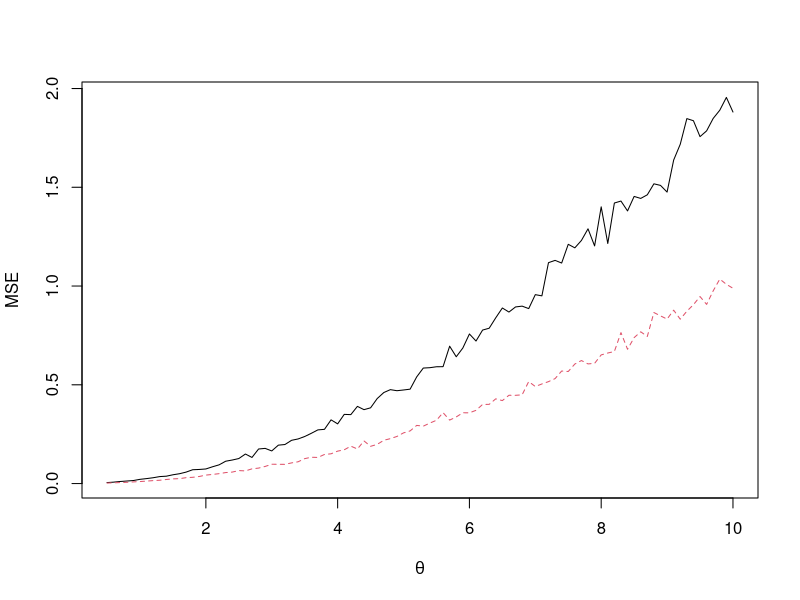
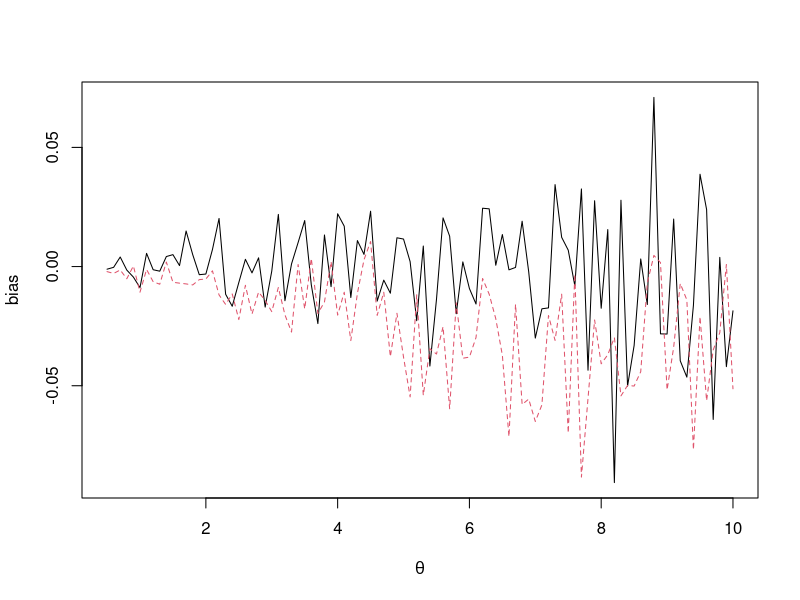
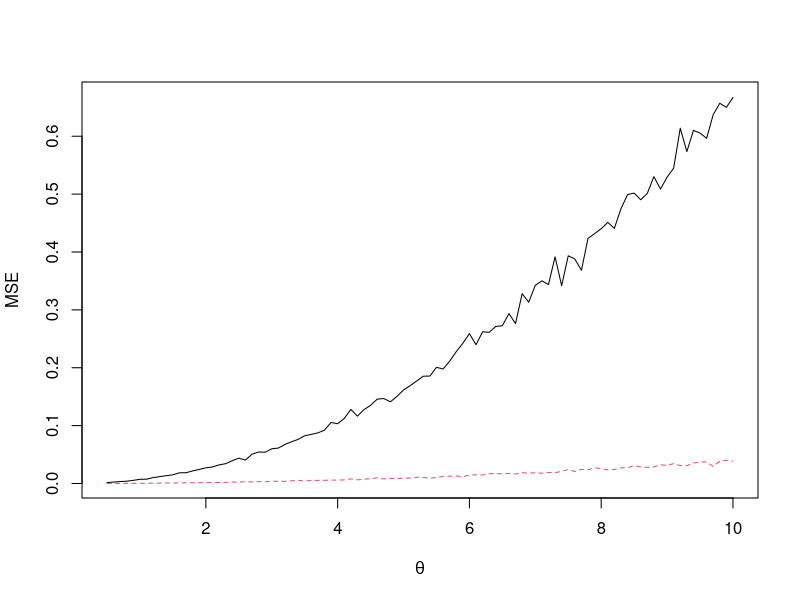
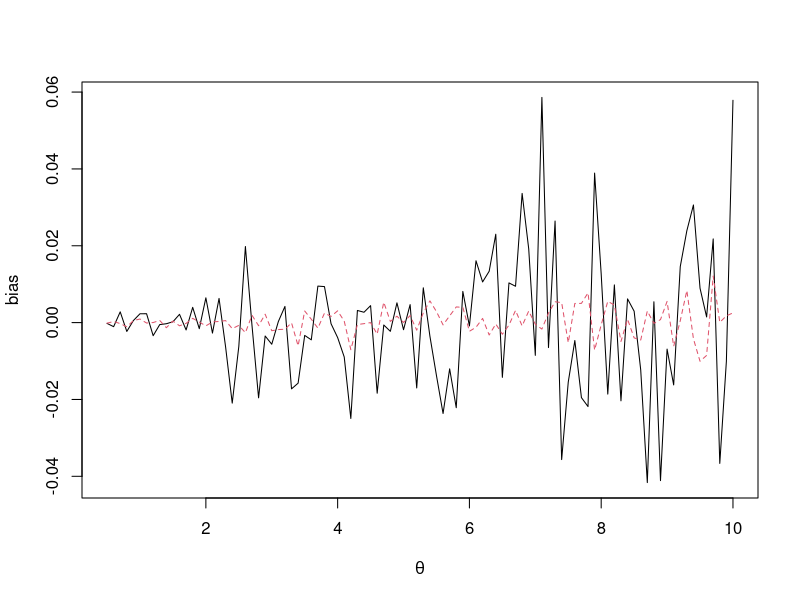
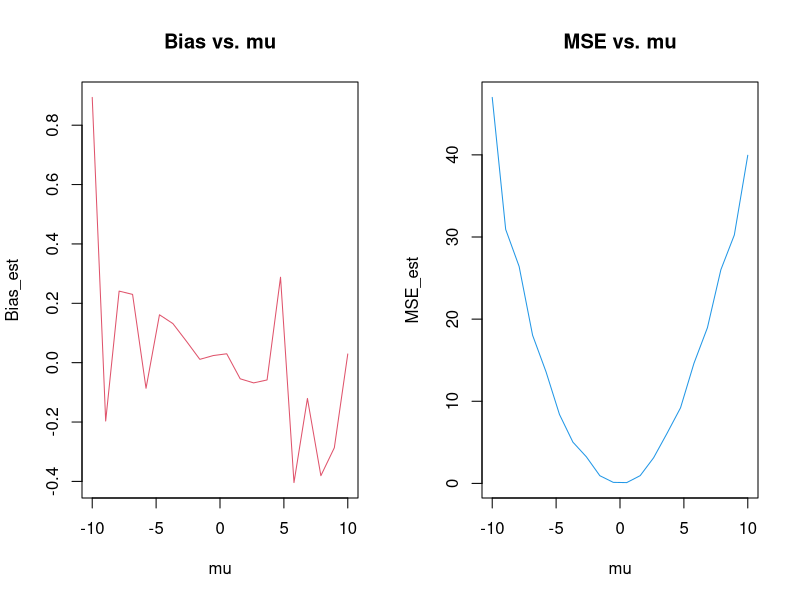
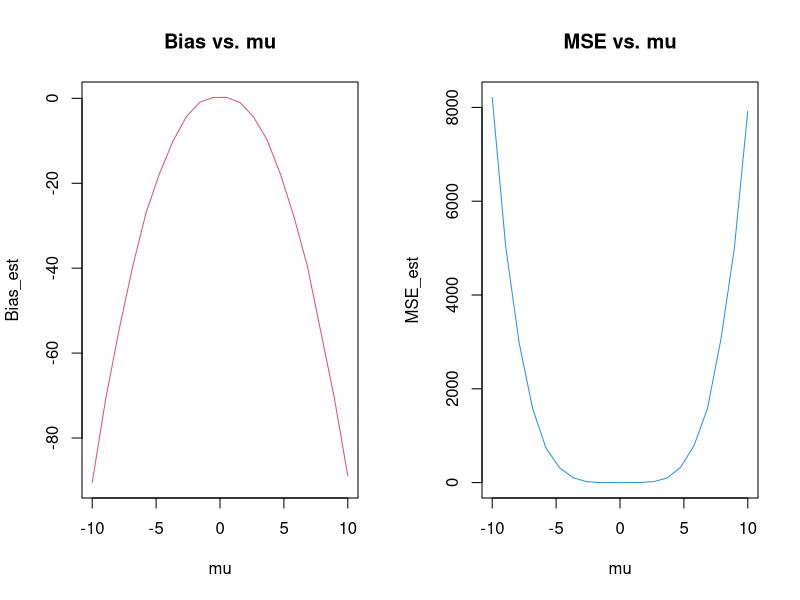

Write the R code that produced these figures, in order.

###############################################################
#Q1
###############################################################

## Number of replicates
num_replicate <- 1000
## Number of samples
n <- 50
## Different thetas
thetas <- seq(0.5, 10, by=0.1)
num_theta <- length(thetas)

## Initialize MSEs
MSE <- matrix(0, num_theta, 2)
## Initialize bias
bias <- matrix(0, num_theta, 2)

for (i in seq(1, num_theta))
{
    ## Generate the data for all replications, each row is a replication
    D <- matrix(rnorm(n*num_replicate, mean=thetas[i], sd=thetas[i]), n, num_replicate)

    ## Theta_hat estimted by mean
    Thetahat1 <- apply(D, 2, mean)

    ## Theta_hat estimted by standard deviation
    Thetahat2 <- apply(D, 2, sd)

    ## Record MSEs
    MSE[i, 1] <- mean((Thetahat1 - thetas[i])^2)
    MSE[i, 2] <- mean((Thetahat2 - thetas[i])^2)

    ## Record bias
    bias[i, 1] <- mean(Thetahat1 - thetas[i])
    bias[i, 2] <- mean(Thetahat2 - thetas[i])
}

## Plot MSEs
plot(thetas, MSE[, 1], xlab=quote(theta), ylab='MSE', type='l', col=1)
lines(thetas, MSE[, 2], lty=2, col=2)

## Plot bias
plot(thetas, bias[, 1], xlab=quote(theta), ylab='bias', type='l', col=1)
lines(thetas, bias[, 2], lty=2, col=2)
###############################################################
# Exercise
###############################################################
## Number of replicates
num_replicate <- 1000
## Number of samples
n <- 50
## Different thetas
thetas <- seq(0.5, 10, by=0.1)
num_theta <- length(thetas)

## Initialize MSEs
MSE <- matrix(0, num_theta, 2)
## Initialize bias
bias <- matrix(0, num_theta, 2)

for (i in seq(1, num_theta))
{
  ## Generate the data for all replications, each row is a replication
  D <- matrix(runif(n*num_replicate, 0, thetas[i]), n, num_replicate)
  
  ## Theta_hat estimted by mean
  Thetahat1 <- 2*apply(D, 2, mean)
  
  ## Theta_hat estimted by standard deviation
  Thetahat2 <- (n+1)/n*apply(D, 2, max)
  
  ## Record MSEs
  MSE[i, 1] <- mean((Thetahat1 - thetas[i])^2)
  MSE[i, 2] <- mean((Thetahat2 - thetas[i])^2)
  
  ## Record bias
  bias[i, 1] <- mean(Thetahat1 - thetas[i])
  bias[i, 2] <- mean(Thetahat2 - thetas[i])
}

## Plot MSEs
plot(thetas, MSE[, 1], xlab=quote(theta), ylab='MSE', type='l', col=1)
lines(thetas, MSE[, 2], lty=2, col=2)

## Plot bias
plot(thetas, bias[, 1], xlab=quote(theta), ylab='bias', type='l', col=1)
lines(thetas, bias[, 2], lty=2, col=2)

###############################################################
#Q2
###############################################################

n=20 #sample size
n_rep = 100 # no. of replications 

b_est <- function(mu){
Xbar = mean(rnorm(n, mu,1))
theta_hat = (Xbar)^2
B=500 #Number of Bootstrap replications
allb_rep = matrix(rnorm(n*B,mu,1), B,n)
theta_hatb = (apply(allb_rep,1, mean))^2
MSE = mean((theta_hatb - theta_hat)^2)
Bias = mean((theta_hatb - theta_hat))
return(c(Bias,MSE))
}

#Average over n_rep
ave_val <- function(mu, nrep) {
murep = matrix(mu, n_rep,1)
A = apply(murep,1,b_est)
return( apply(A,1, mean))
}

mu_val = as.matrix(seq(-10,10, length = 20),20,1)

A = apply(mu_val , 1 , ave_val)
par(mfrow = c(1,2))
plot(mu_val, A[1,], ylab="Bias_est", xlab="mu", main="Bias vs. mu", col=2, type="l")
plot(mu_val, A[2,], ylab="MSE_est", xlab="mu", main="MSE vs. mu", col=4, type="l")

###############################################################
# Exercise
###############################################################

n=20 #sample size
n_rep = 100 # no. of replications 

b_est <- function(mu){
  Xbar = mean(rnorm(n, mu,1))
  theta_hat = (Xbar)^2
  B=500 #Number of Bootstrap replications
  allb_rep = matrix(rnorm(n*B,mu,1), B,n)
  theta_hatb = abs(apply(allb_rep,1, mean))
  MSE = mean((theta_hatb - theta_hat)^2)
  Bias = mean((theta_hatb - theta_hat))
  return(c(Bias,MSE))
}

#Average over n_rep
ave_val <- function(mu, nrep) {
  murep = matrix(mu, n_rep,1)
  A = apply(murep,1,b_est)
  return( apply(A,1, mean))
}

mu_val = as.matrix(seq(-10,10, length = 20),20,1)

A = apply(mu_val , 1 , ave_val)
par(mfrow = c(1,2))
plot(mu_val, A[1,], ylab="Bias_est", xlab="mu", main="Bias vs. mu", col=2, type="l")
plot(mu_val, A[2,], ylab="MSE_est", xlab="mu", main="MSE vs. mu", col=4, type="l")

###############################################################
# Q2b
###############################################################

## Number of simulation replications.
nrep = 100
## Number of bootstrap samples.
nboot = 1000
## Population value of the upper limit of the uniform distribution.
a = 2
## Sample sizes.
SS = c(5,10,20)
## Storage for the bias estimates.
Bias = NULL
## Loop over the sample sizes.
for (k in 1:3) {
  ## The sample size for the current iteration.
  n = SS[k]
  bias = NULL
  for (r in 1:nrep) {
    ## Generate a sample from the uniform population.
    X = runif(n, max=a)
    ## Generate non-parametric bootstrap samples.
    ii = ceiling(n*runif(nboot*n))
    Xboot = X[ii]
    Xboot = array(Xboot, c(nboot, n))
    ## The bootstrap estimate of the relative bias.
    MX = apply(Xboot, 1, max)
    bias[r] = (mean(MX) - max(X))/max(X)
  }
  ## The overall estimate of the relative bias.
  Bias[k] = mean(bias)
}

###############################################################
#Q3
###############################################################
## Sample sizes.
N = c(10,20,40,60)
nrep = 1000 ## Number of simulation replications per sample size value.
nboot = 1000 ## The number of bootstrap data sets.
## Coverage probabilities.
CP = NULL
for (j in 1:length(N))
{
## Keep track of how many times the interval covers the true value.
nc = 0
n = N[j]
for (k in 1:nrep)
{
## Simulate a data set.
X = rnorm(n)
## Generate bootstrap data sets from X.
ii = ceiling(n*runif(n*nboot))
B = X[ii]
B = array(B, c(nboot,n))
## Get the sample mean for each bootstrap data set.
M = apply(B, 1, mean)
M = sort(M)
## Get the confidence interval lower and upper bound.
C = c(M[25], M[975])
## Check for coverage.
if ( (C[1] < 0) & (C[2] > 0) ) { nc = nc+1 }
}
CP[j] = nc/nrep
}





